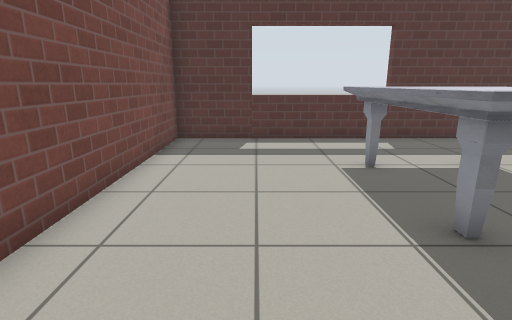
View 1 (above)

16 first-person views from a walk through a world built for the Gazebo simulator. The camera is 1 m above the floor, tilts 14° down and sees 80° across. The floor is counted in squares, 0.5 m on a side. Each view is taken from the middle of a square. On the plan, view 1 faces up. The plan holds only what a view shows up to about 17 squares ahead; the rest is blank. Robots are left out. Gazebo's built-in surfaces are drawn with simple patterns.

View 2
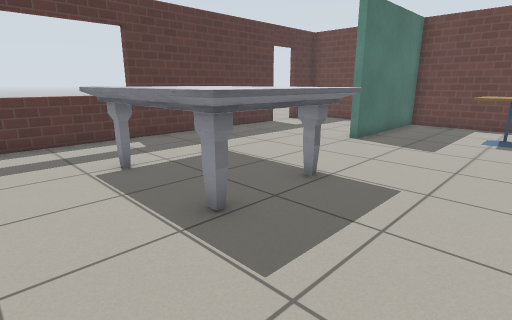

View 3
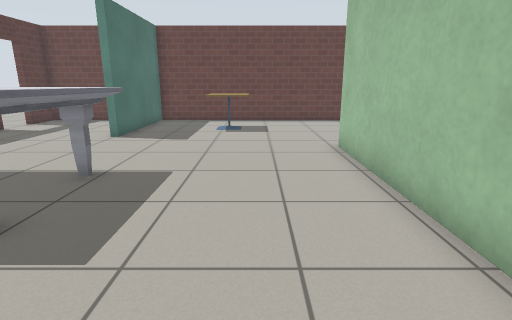

View 4
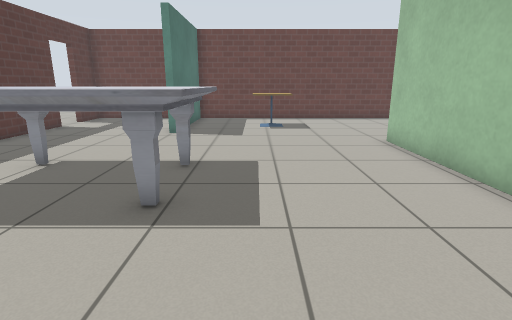

View 5
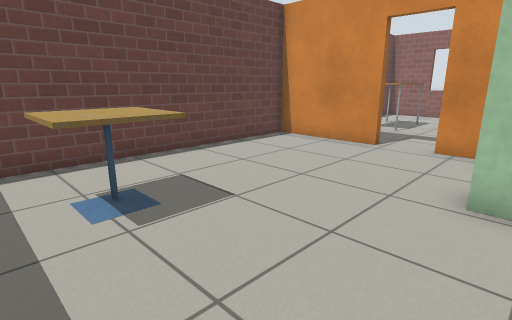

View 6
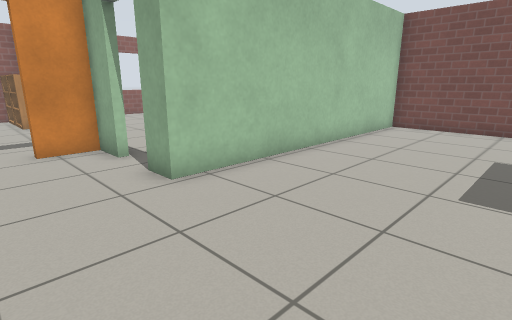

View 7
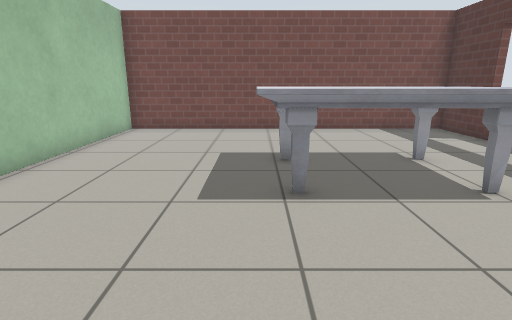

View 8
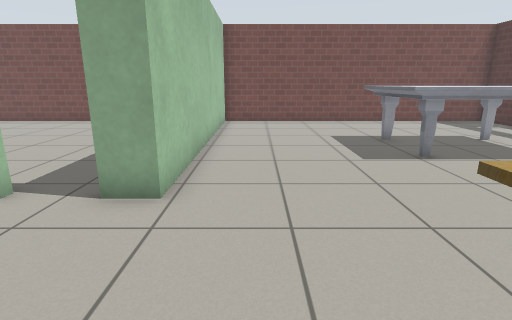

View 9
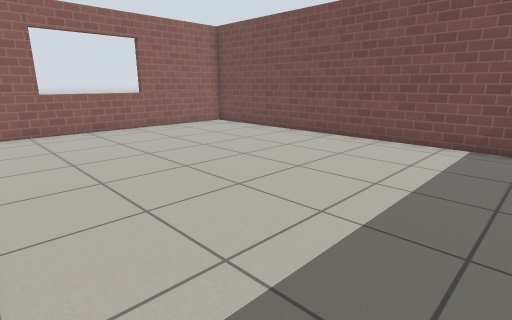

View 10
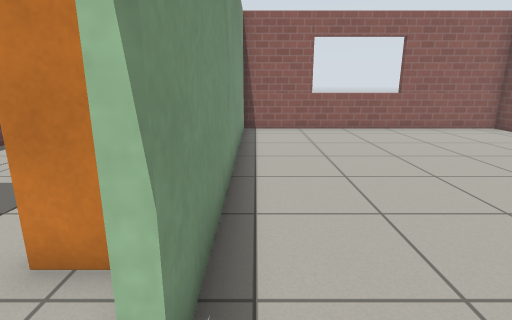

View 11
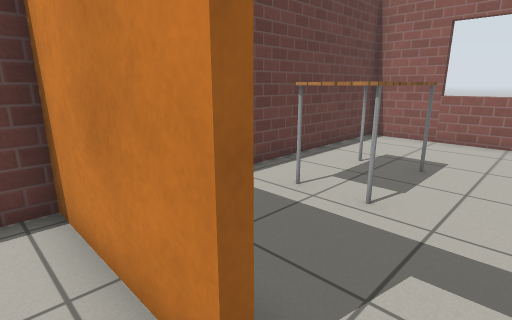

View 12
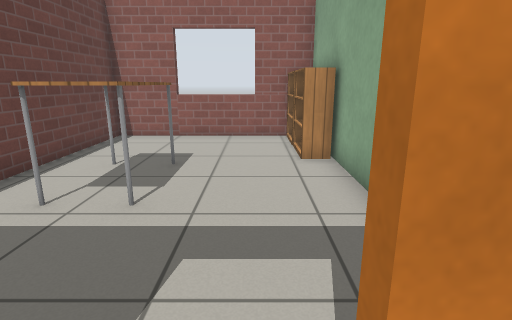

View 13
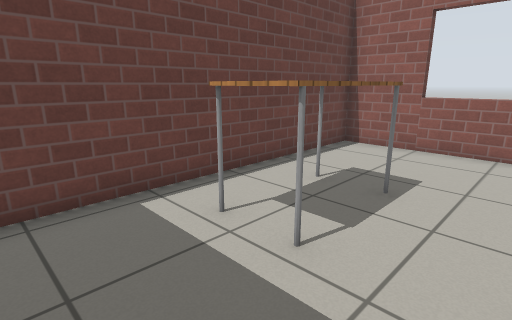

View 14
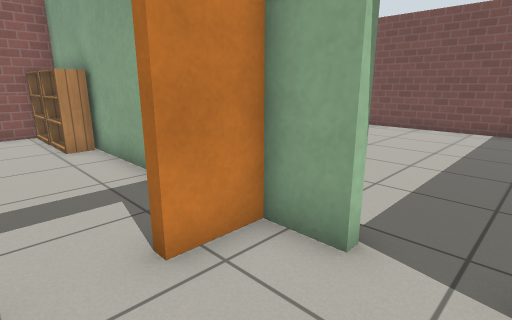

View 15
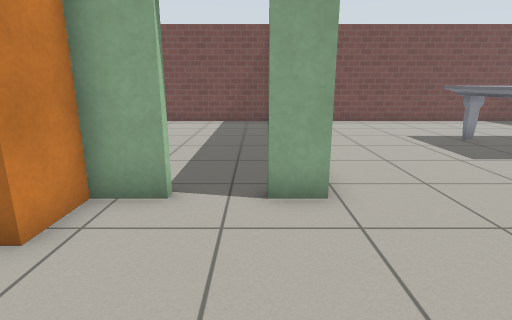

View 16
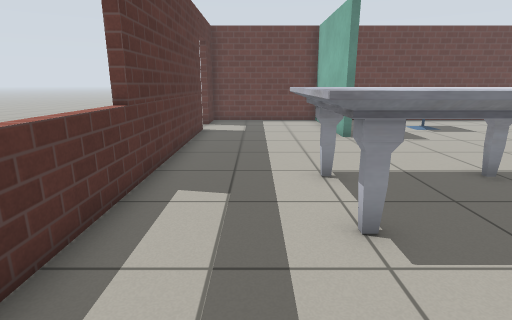

### Floor plan
Ten units are one square. View 1 is at (0, 0); x grows to the right and y downward. Boxes are objects, and circles mark ways between rooms. Rooms are numbered by the first view taken in them; rooms with no view inside come last. Other rooms are left out.
<svg viewBox="-35 -120 204 305">
<path fill="none" stroke="#000" d="M106 -56 164 -56 164 -114 145 -114M89 55 89 70 105 70M128 -114 -30 -114 -30 27 89 27 89 39M123 70 164 70 164 -53 106 -53M89 146 89 156M89 165 89 180M-30 32 -30 180 86 180 86 55M89 109 89 146M89 156 89 165M89 180 164 180 164 83"/>
<rect x="25" y="-85" width="40" height="60" fill="#bbb"><title>marble table</title></rect>
<rect x="115" y="-25" width="30" height="20" fill="#bbb"><title>cafe table</title></rect>
<rect x="85" y="165" width="20" height="10" fill="#bbb"><title>bookshelf</title></rect>
<rect x="85" y="145" width="20" height="20" fill="#bbb"><title>bookshelf</title></rect>
<rect x="125" y="105" width="20" height="30" fill="#bbb"><title>table</title></rect>
<circle cx="90" cy="45" r="3" fill="#2a7"/>
<circle cx="115" cy="70" r="3" fill="#2a7"/>
<text x="70" y="-30">1</text>
<text x="30" y="110">2</text>
<text x="120" y="120">3</text>
</svg>
Room 1 opens to room 2. Room 1 opens to room 3.

Where each view was taken, in squares from view 1:
view 1: 0 up, 0 right, facing up
view 2: 0 up, 0 right, facing up-right
view 3: 0 up, 1 left, facing right
view 4: 2 up, 2 left, facing right
view 5: 3 up, 8 right, facing down-right
view 6: 3 up, 12 right, facing down-left
view 7: 3 up, 11 right, facing left
view 8: 1 down, 14 right, facing left
view 9: 4 down, 8 right, facing down-left
view 10: 4 down, 8 right, facing down
view 11: 6 down, 11 right, facing down-right
view 12: 6 down, 11 right, facing down
view 13: 8 down, 11 right, facing down-right
view 14: 4 down, 12 right, facing down-left
view 15: 4 down, 14 right, facing left
view 16: 9 up, 1 left, facing right
